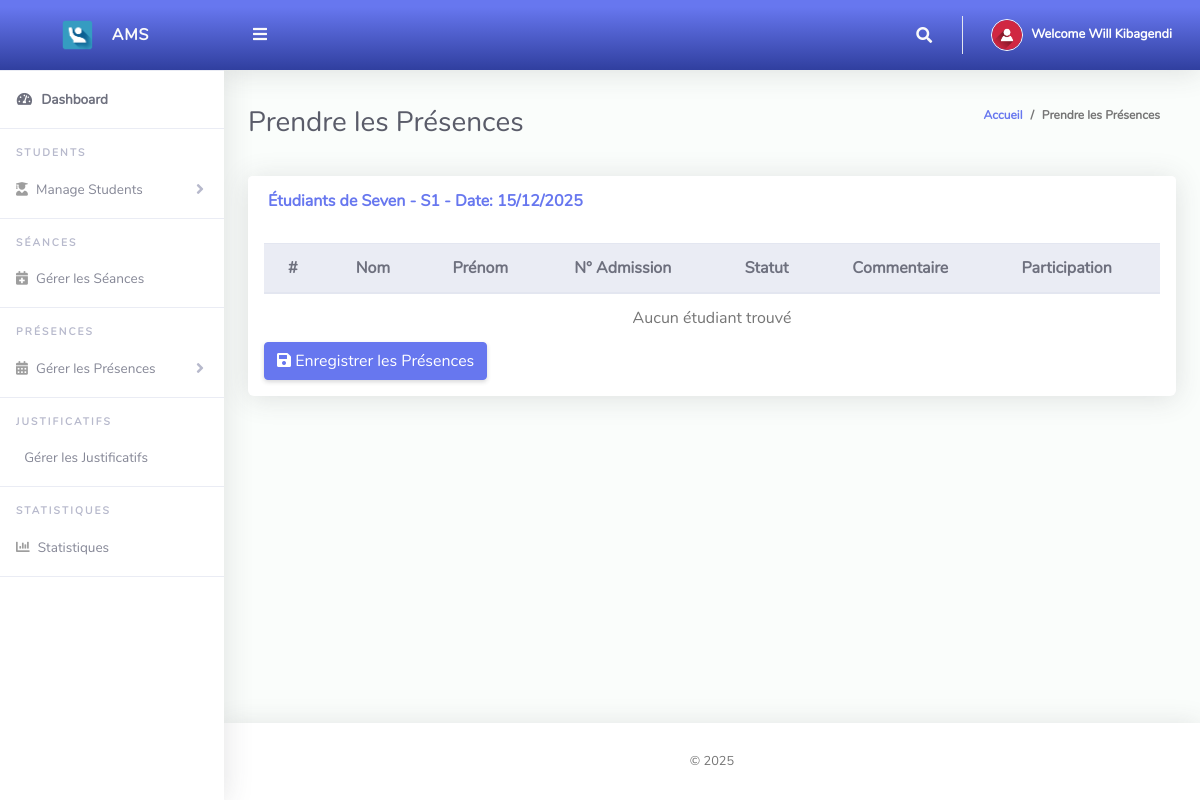
/ClassTeacher/takeAttendance.php (signed in), run on the app's committed database.
### tables this page shows
CREATE TABLE `tblclassteacher` (
  `Id` int(10) NOT NULL,
  `firstName` varchar(255) NOT NULL,
  `lastName` varchar(255) NOT NULL,
  `emailAddress` varchar(255) NOT NULL,
  `password` varchar(255) NOT NULL,
  `phoneNo` varchar(50) NOT NULL,
  `classId` varchar(10) NOT NULL,
  `classArmId` varchar(10) NOT NULL,
  `dateCreated` varchar(50) NOT NULL
);

CREATE TABLE `tblclassarms` (
  `Id` int(10) NOT NULL,
  `classId` varchar(10) NOT NULL,
  `classArmName` varchar(255) NOT NULL,
  `isAssigned` varchar(10) NOT NULL
);

CREATE TABLE `tblclass` (
  `Id` int(10) NOT NULL,
  `className` varchar(255) NOT NULL
);

### ClassTeacher/takeAttendance.php (the view, shortened to what this page needs)
<?php
include '../Includes/dbcon.php';
$query = "SELECT tblclass.className,tblclassarms.classArmName
FROM tblclassteacher
INNER JOIN tblclass ON tblclass.Id = tblclassteacher.classId
INNER JOIN tblclassarms ON tblclassarms.Id = tblclassteacher.classArmId
Where tblclassteacher.Id = '$_SESSION[userId]'";
$rs = $conn->query($query);
$rrw = $rs->fetch_assoc();
$dateTaken = date("Y-m-d");
$participationEnabled = mysqli_fetch_assoc(mysqli_query($conn, "SELECT settingValue FROM tblsystemsettings WHERE settingKey = 'participation_enabled'"))['settingValue'];
$participationScale = mysqli_fetch_assoc(mysqli_query($conn, "SELECT settingValue FROM tblsystemsettings WHERE settingKey = 'participation_scale'"))['settingValue'];
$sessionInfo = null;
$studentsQuery = "SELECT tblstudents.Id, tblstudents.admissionNumber, tblclass.className, tblclass.Id As classId,
                 tblclassarms.classArmName, tblclassarms.Id AS classArmId, tblstudents.firstName,
                 tblstudents.lastName, tblstudents.otherName
                 FROM tblstudents
                 INNER JOIN tblclass ON tblclass.Id = tblstudents.classId
                 INNER JOIN tblclassarms ON tblclassarms.Id = tblstudents.classArmId
                 WHERE tblstudents.classId = '$_SESSION[classId]' AND tblstudents.classArmId = '$_SESSION[classArmId]'
                 ORDER BY tblstudents.firstName ASC";
$studentsRs = $conn->query($studentsQuery);
?>
<!DOCTYPE html>
<html lang="fr">
<head>
  <link href="../vendor/fontawesome-free/css/all.min.css" rel="stylesheet" type="text/css">
  <link href="../vendor/bootstrap/css/bootstrap.min.css" rel="stylesheet" type="text/css">
  <link href="css/ruang-admin.min.css" rel="stylesheet">
</head>
<body id="page-top">
  <div id="wrapper">
    <?php include "Includes/sidebar.php";?>
    <div id="content-wrapper" class="d-flex flex-column">
      <div id="content">
        <?php include "Includes/topbar.php";?>
        <div class="container-fluid" id="container-wrapper">
          <div class="d-sm-flex align-items-center justify-content-between mb-4">
            <h1 class="h3 mb-0 text-gray-800">Prendre les Présences</h1>
            <ol class="breadcrumb">
              <li class="breadcrumb-item"><a href="./">Accueil</a></li>
              <li class="breadcrumb-item active">Prendre les Présences</li>
            </ol>
          </div>
          <div class="row">
            <div class="col-lg-12">
              <div class="card mb-4">
                <div class="card-header py-3">
                  <h6 class="m-0 font-weight-bold text-primary">
                    Étudiants de <?php echo $rrw['className'].' - '.$rrw['classArmName']; ?>
                    <?php if($sessionInfo): ?>
                      - Séance: <?php echo $sessionInfo['sessionName']; ?> (<?php echo date('d/m/Y', strtotime($sessionInfo['sessionDate'])); ?>)
                    <?php else: ?>
                      - Date: <?php echo date('d/m/Y', strtotime($dateTaken)); ?>
                    <?php endif; ?>
                  </h6>
                </div>
                <div class="table-responsive p-3">
                  <form method="post">
                    <table class="table align-items-center table-flush table-hover">
                      <thead class="thead-light">
                        <tr>
                          <th>#</th>
                          <th>Nom</th>
                          <th>Prénom</th>
                          <th>N° Admission</th>
                          <th>Statut</th>
                          <th>Commentaire</th>
                          <?php if($participationEnabled == '1'): ?>
                          <th>Participation</th>
                          <?php endif; ?>
                        </tr>
                      </thead>
                      <tbody>
                        <?php
                        $sn = 0;
                        if($studentsRs->num_rows > 0):
                          while($student = $studentsRs->fetch_assoc()):
                            $sn++;
                        ?>
                        <tr>
                          <td><?php echo $sn; ?></td>
                          <td><?php echo $student['lastName']; ?></td>
                          <td><?php echo $student['firstName']; ?></td>
                          <td><?php echo $student['admissionNumber']; ?></td>
                          <td>
                            <input type="hidden" name="admissionNo[]" value="<?php echo $student['admissionNumber']; ?>">
                            <select name="statusType[]" class="form-control form-control-sm">
                              <option value="absent">✖ Absent</option>
                              <option value="present" selected>✔ Présent</option>
                              <option value="late">⏰ Retard</option>
                            </select>
                          </td>
                          <td>
                            <input type="text" name="comment[]" class="form-control form-control-sm" placeholder="Commentaire...">
                          </td>
                          <?php if($participationEnabled == '1'): ?>
                          <td>
                            <?php if($participationScale == 'binary'): ?>
                              <select name="participation[]" class="form-control form-control-sm">
                                <option value="">-</option>
                                <option value="1">⭐ Oui</option>
                                <option value="0">Non</option>
                              </select>
                            <?php else: ?>
                              <input type="number" name="participationScore[]" class="form-control form-control-sm" min="0" max="2" step="0.5" placeholder="0-2">
                            <?php endif; ?>
                            <input type="text" name="participationComment[]" class="form-control form-control-sm mt-1" placeholder="Commentaire participation...">
                          </td>
                          <?php endif; ?>
                        </tr>
                        <?php
                          endwhile;
                        else:
                        ?>
                        <tr>
                          <td colspan="<?php echo $participationEnabled == '1' ? '7' : '6'; ?>" class="text-center">Aucun étudiant trouvé</td>
                        </tr>
                        <?php endif; ?>
                      </tbody>
                    </table>
                    <button type="submit" name="save" class="btn btn-primary">
                      <i class="fas fa-save"></i> Enregistrer les Présences
                    </button>
                  </form>
                </div>
              </div>
            </div>
          </div>
        </div>
      </div>
      <?php include "Includes/footer.php";?>
    </div>
  </div>
</body>
</html>

### ClassTeacher/Includes/topbar.php (shortened to what this page needs)
<?php
  $query = "SELECT * FROM tblclassteacher WHERE Id = ".$_SESSION['userId']."";
  $rs = $conn->query($query);
  $rows = $rs->fetch_assoc();
  $fullName = $rows['firstName']." ".$rows['lastName'];;
?>
<nav class="navbar navbar-expand navbar-light bg-gradient-primary topbar mb-4 static-top">
          <button id="sidebarToggleTop" class="btn btn-link rounded-circle mr-3">
            <i class="fa fa-bars"></i>
          </button>
          <ul class="navbar-nav ml-auto">
            <li class="nav-item dropdown no-arrow">
              <a class="nav-link dropdown-toggle" href="#" id="searchDropdown" role="button" data-toggle="dropdown"
                aria-haspopup="true" aria-expanded="false">
                <i class="fas fa-search fa-fw"></i>
              </a>
            </li>
            <li class="nav-item dropdown no-arrow">
              <a class="nav-link dropdown-toggle" href="#" id="userDropdown" role="button" data-toggle="dropdown"
                aria-haspopup="true" aria-expanded="false">
                <img class="img-profile rounded-circle" src="img/user-icn.png" style="max-width: 60px">
                <span class="ml-2 d-none d-lg-inline text-white small"><b>Welcome <?php echo $fullName;?></b></span>
              </a>
            </li>
          </ul>
        </nav>

### data on the page
tblclassteacher: fullName "Will Kibagendi"
tblclassarms: classId.className "Seven", classArmName "S1"

### other printed values
date('d/m/Y', strtotime($dateTaken)) "15/12/2025"
